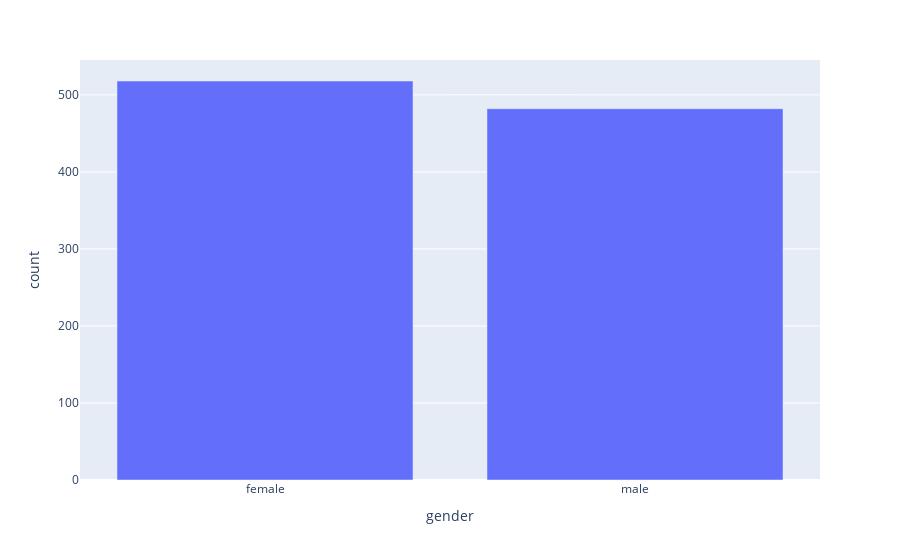

The code cell stored with this chart in its notebook:
### Code cell
gender = pd.crosstab(index=df['gender'], columns='count').reset_index()
fig = px.bar(gender, x='gender', y='count')
fig.show()

### Figure 1 — Plotly figure (JSON) as saved in the notebook; plotly's stock layout.template omitted (floating-point values rounded to 4 significant figures)
{"data": [{"alignmentgroup": "True", "hovertemplate": "gender=%{x}<br>count=%{y}<extra></extra>", "legendgroup": "", "marker": {"color": "#636efa", "pattern": {"shape": ""}}, "name": "", "offsetgroup": "", "orientation": "v", "showlegend": false, "textposition": "auto", "type": "bar", "x": ["female", "male"], "xaxis": "x", "y": [518, 482], "yaxis": "y"}], "layout": {"barmode": "relative", "legend": {"tracegroupgap": 0}, "margin": {"t": 60}, "xaxis": {"anchor": "y", "domain": [0, 1], "title": {"text": "gender"}}, "yaxis": {"anchor": "x", "domain": [0, 1], "title": {"text": "count"}}}}
